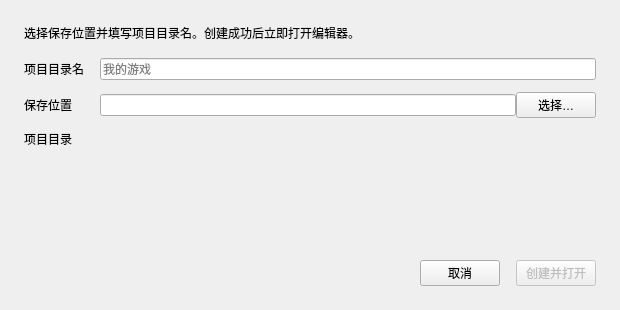
<?xml version="1.0" encoding="UTF-8"?>
<ui version="4.0">
 <class>NewProjectDialog</class>
 <widget class="QDialog" name="NewProjectDialog">
  <property name="geometry"><rect><x>0</x><y>0</y><width>620</width><height>310</height></rect></property>
  <property name="minimumSize"><size><width>520</width><height>280</height></size></property>
  <property name="windowTitle"><string>新建项目</string></property>
  <property name="modal"><bool>true</bool></property>
  <layout class="QVBoxLayout" name="mainLayout">
   <property name="spacing"><number>16</number></property>
   <property name="leftMargin"><number>24</number></property>
   <property name="topMargin"><number>24</number></property>
   <property name="rightMargin"><number>24</number></property>
   <property name="bottomMargin"><number>24</number></property>
   <item>
    <widget class="QLabel" name="descriptionLabel">
     <property name="text"><string>选择保存位置并填写项目目录名。创建成功后立即打开编辑器。</string></property>
     <property name="wordWrap"><bool>true</bool></property>
    </widget>
   </item>
   <item>
    <layout class="QFormLayout" name="projectForm">
     <property name="horizontalSpacing"><number>16</number></property>
     <property name="verticalSpacing"><number>12</number></property>
     <item row="0" column="0"><widget class="QLabel" name="nameLabel"><property name="text"><string>项目目录名</string></property></widget></item>
     <item row="0" column="1">
      <widget class="QLineEdit" name="projectNameEdit">
       <property name="maxLength"><number>128</number></property>
       <property name="placeholderText"><string>我的游戏</string></property>
       <property name="clearButtonEnabled"><bool>true</bool></property>
      </widget>
     </item>
     <item row="1" column="0"><widget class="QLabel" name="locationLabel"><property name="text"><string>保存位置</string></property></widget></item>
     <item row="1" column="1">
      <layout class="QHBoxLayout" name="locationLayout">
       <item><widget class="QLineEdit" name="locationEdit"><property name="readOnly"><bool>true</bool></property></widget></item>
       <item><widget class="QPushButton" name="browseButton"><property name="text"><string>选择…</string></property><property name="autoDefault"><bool>false</bool></property></widget></item>
      </layout>
     </item>
     <item row="2" column="0"><widget class="QLabel" name="pathLabel"><property name="text"><string>项目目录</string></property></widget></item>
     <item row="2" column="1">
      <widget class="QLabel" name="projectPathLabel">
       <property name="text"><string/></property>
       <property name="textFormat"><enum>Qt::PlainText</enum></property>
       <property name="wordWrap"><bool>true</bool></property>
       <property name="textInteractionFlags"><set>Qt::TextSelectableByMouse</set></property>
      </widget>
     </item>
    </layout>
   </item>
   <item>
    <widget class="QLabel" name="errorLabel">
     <property name="visible"><bool>false</bool></property>
     <property name="text"><string/></property>
     <property name="textFormat"><enum>Qt::PlainText</enum></property>
     <property name="wordWrap"><bool>true</bool></property>
     <property name="styleSheet"><string notr="true">color: #b3261e;</string></property>
    </widget>
   </item>
   <item><spacer name="verticalSpacer"><property name="orientation"><enum>Qt::Vertical</enum></property><property name="sizeHint" stdset="0"><size><width>20</width><height>20</height></size></property></spacer></item>
   <item>
    <layout class="QHBoxLayout" name="buttonsLayout">
     <item><spacer name="buttonsSpacer"><property name="orientation"><enum>Qt::Horizontal</enum></property><property name="sizeHint" stdset="0"><size><width>40</width><height>20</height></size></property></spacer></item>
     <item><widget class="QPushButton" name="cancelButton"><property name="text"><string>取消</string></property><property name="autoDefault"><bool>false</bool></property></widget></item>
     <item><widget class="QPushButton" name="createButton"><property name="enabled"><bool>false</bool></property><property name="text"><string>创建并打开</string></property><property name="default"><bool>true</bool></property></widget></item>
    </layout>
   </item>
  </layout>
 </widget>
 <tabstops><tabstop>projectNameEdit</tabstop><tabstop>locationEdit</tabstop><tabstop>browseButton</tabstop><tabstop>createButton</tabstop><tabstop>cancelButton</tabstop></tabstops>
 <resources/>
 <connections/>
</ui>
